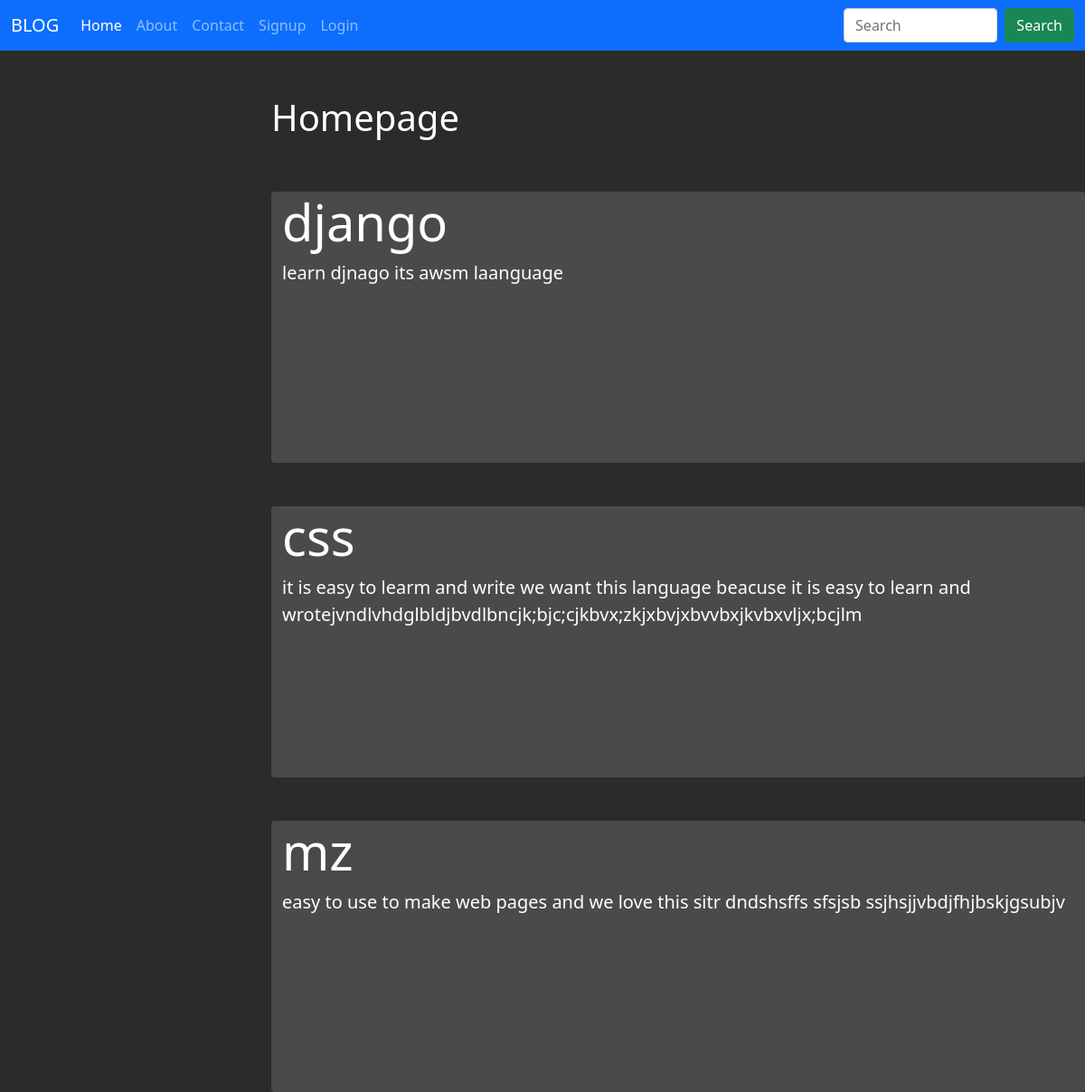
Before: / with the older database file.
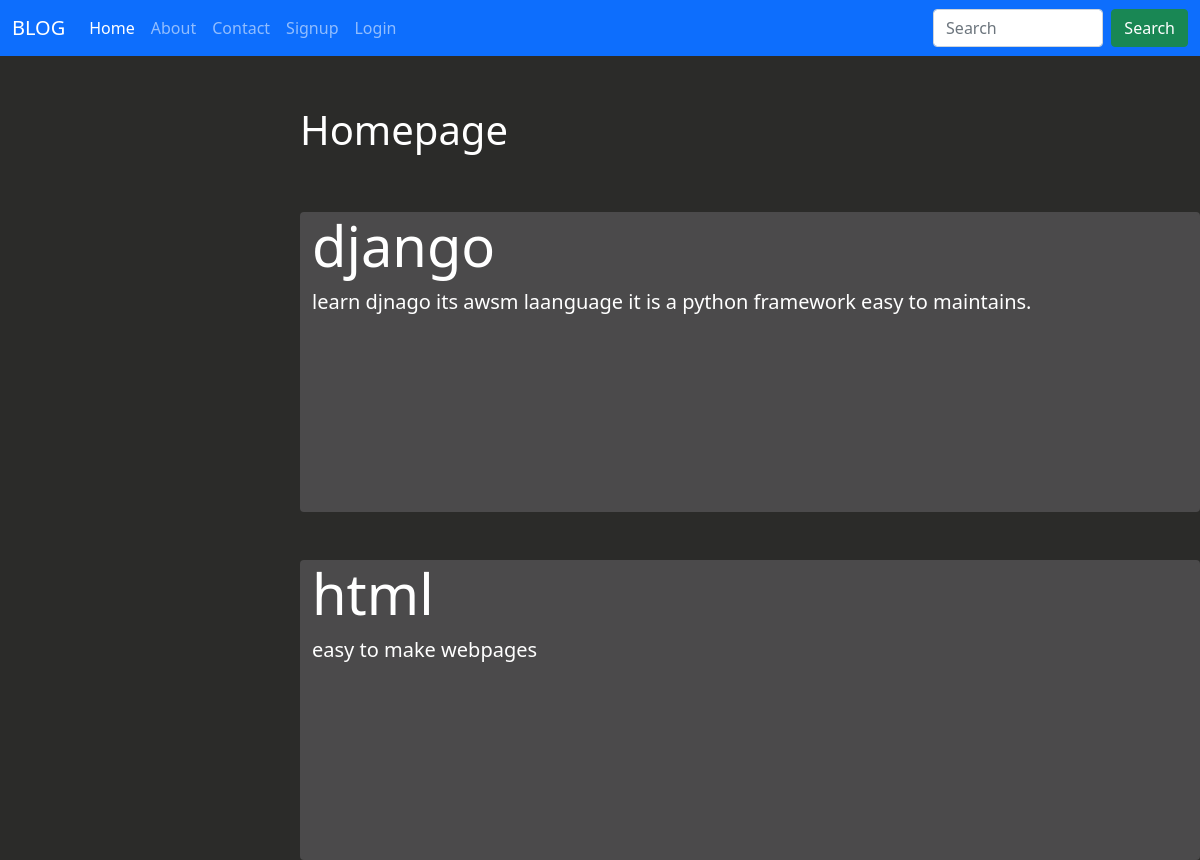
After: the same page with the newer database file.
### Blog/models.py (models this page shows)
class Post(models.Model):
    Title=models.CharField(max_length=100)
    Desc=models.TextField()

### Blog/views.py (the view)
# urls.py: 2. Add a URL to urlpatterns:  path('', views.home, name='home')
def home(request):
    p=Post.objects.all()
    return render(request,"home.html",{'post':p})

### Blog/templates/home.html (shortened to what this page needs)
<!DOCTYPE html>
{% load static %}
<html lang="en">
<head>
    <link href="https://cdn.jsdelivr.net/npm/bootstrap@5.1.3/dist/css/bootstrap.min.css" rel="stylesheet">
    <link rel="stylesheet" href="{% static 'home.css'%}">
</head>
<body>
<div>
{% include 'nav.html' %}
<h1><span class='s'>Homepage<span></h1>
{% for p in post %}
<div class="jumbotron jumbotron-fluid jumble">
  <div class="container" style="color:white">
    <h1 class="display-4 " ><b>{{p.Title}}<b></h1>
    <p class="lead">{{p.Desc}}</p>
</div>
</div><br><br>
{% endfor %}
</body>
</html>

Changed rows visible on the page:
removed Post: Title "css", Desc "it is easy to learm and write we want this language beacuse it is easy to learn and wrotejvndlvhdglbldjbvdlbncjk;bjc;cjkbvx;zkjxbvjxbvvbxjkvbxvljx;bcjlm"
removed Post: Title "mz", Desc "easy to use to make web pages and we love this sitr dndshsffs sfsjsb ssjhsjjvbdjfhjbskjgsubjv"
changed Post "django": Desc "learn djnago its awsm laanguage" → "learn djnago its awsm laanguage it is a python framework easy to maintains."
added Post: Title "html", Desc "easy to make webpages"
